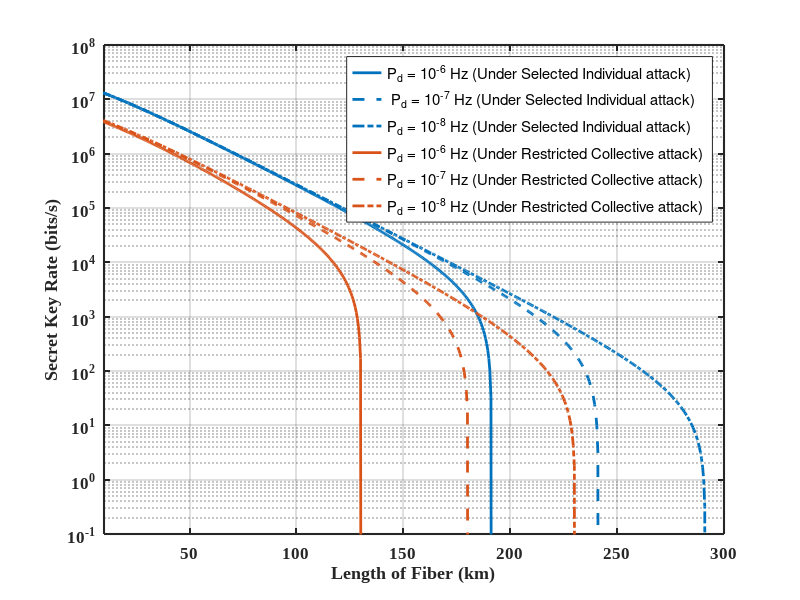

MATLAB code to generate this figure:
clc; clear;
% parameters
mu = 0.5; % Mean Number of Photons/Pulse
alpha = 0.2; % Attenuation in fiber in dB/Km
delta_f = 1e3; % Linewidth in Hz
d_t = 1e-9; % 1/Bit rate
R_b = 1e9; % Bit Rate
L = 0:0.5:300; % Length of Fiber in Km
t_B = 0.5; % Transmittance of BS
loss_MZI = 1 * 10^(-0.2); % 2 dB loss in MZI
theta = 0; % Phase difference of two consecutive pulses
eta = 0.2; % Efficiency of Detector
t_d = 10e-9; % Dead Time in Detector
t_BSE = 0.8; % Transmittance of Eve's BS
f_decoy = 0.2; % Probability used to generate the decoy state
duty_cycle_TTL = 0.75; % Duty cycle of TTL pulses
f = 1.16;
% Different Dark Count Probability/Pulse 
P_d_values = [1e-6 1e-7 1e-8 ];
lines = {'-','--','-.'};
H2 = @(x) -(x .* log2(max(x,eps)) + (1-x) .* log2(max(1-x,eps)));
nPd = length(P_d_values);
nL = length(L);
R_ind_all = NaN(nPd,nL);
R_col_all = NaN(nPd,nL);
for k = 1:nPd
    P_d = P_d_values(k);
% Phase Noise at LASER
sigma = sqrt(2*pi*delta_f*d_t);
%Channel transmittance
eta_channel = 10.^(- alpha * L /10);
Photon_count_after_channel = mu * 10.^(- alpha * L /10) * R_b;
%% DATA LINE %%
% After Beam Splitter
Photon_count_after_BS = mu * 10.^(- alpha * L /10)* R_b * t_B;
% Photon Counts considering the SPD efficiency and dark count rate
Photon_count_after_D_d = Photon_count_after_BS .* eta + P_d .* R_b;
% Effective time difference between two consecutive pulses at data line
effective_time_difference_D_d = 1./(Photon_count_after_D_d) + t_d;
% Considering the Duty Cycle of TTL Pulses at D_d
effective_counts_D_d = ((1./effective_time_difference_D_d)).* duty_cycle_TTL;
% Error Counts at the D_d
E_C_D_d = ((P_d.*R_b.*exp(-mu.*eta_channel.*eta.*t_B))./(1 + t_d.*P_d.*R_b.*exp(-mu.*eta_channel.*eta.*t_B)))* duty_cycle_TTL;
% QBER
Q_data_0 = (E_C_D_d) ./(effective_counts_D_d);
Q_data = (E_C_D_d) ./(effective_counts_D_d).*100;
%% MONITORING LINE%%
% After Beam Splitter
Photon_count_after_BS = mu * 10.^(- alpha * L /10)* R_b * (1-t_B);
% Photon Counts after MZI
Photon_Count_MZI_Upper = loss_MZI * mu * 10.^(- alpha * L /10)*  R_b * (1-t_B) * ((1+ 1*exp(-(sigma.^2)./2) * cos(theta))/2);
Photon_Count_MZI_Lower = loss_MZI * mu * 10.^(- alpha * L /10)*  R_b * (1-t_B) * ((1- 1*exp(-(sigma.^2)./2) * cos(theta))/2);
% No. of Photons reach at the SPDs
Photon_Count_before_SPD_0 = Photon_Count_MZI_Upper;
Photon_Count_before_SPD_1 = Photon_Count_MZI_Lower;
% Photon Couts considering the SPD efficiency and dark count rate
Photon_Count_after_SPD_0 = Photon_Count_before_SPD_0 * eta + P_d .* R_b;
Photon_Count_after_SPD_1 = Photon_Count_before_SPD_1 * eta + P_d .* R_b;
% Effective time difference between two consecutive pulses
effective_time_difference_SPD_0 = 1./(Photon_Count_after_SPD_0) + t_d;
effective_time_difference_SPD_1 = 1./(Photon_Count_after_SPD_1) + t_d;
% Considering the Duty Cycle of TTL Pulses
effective_counts_SPD_0 = ((1./effective_time_difference_SPD_0))* duty_cycle_TTL;
effective_counts_SPD_1 = ((1./effective_time_difference_SPD_1))* duty_cycle_TTL;
% Considering the Probability factor
total_counts_D_M1 = ((1./effective_time_difference_SPD_0))* duty_cycle_TTL * (2.*f_decoy + (1-f_decoy).^2./2);
total_counts_D_M2 = ((1./effective_time_difference_SPD_1))* duty_cycle_TTL * (2.*f_decoy + (1-f_decoy).^2./2);
% Visibility
V = (total_counts_D_M1 - total_counts_D_M2)./(total_counts_D_M1 + total_counts_D_M2);
V = min(max(V,0),1);
% No of counts after Sifting
R_s = effective_counts_D_d * (1 - f_decoy);
% Eve's Information
I_Eve =  mu .* 10.^(- 0.2*1/10) .* (1 -  t_BSE) + (1 - V) .*(1 + exp(-mu .* eta_channel)) ./(2*exp(-mu .* eta_channel));
%Overlap
Delta = (2.*V - 1).*exp(-mu) - 2.*sqrt(1 - exp(-2.*mu)).*sqrt(V.*(1 - V));
Delta = min(max(Delta,-1),1);
%Holevo Information under restricted cillective attacks
zeta_COW = Q_data_0 + (1 - Q_data_0).*H2((1 + Delta)./2);
% Secret key rate under selected Individual attacks
R_ind = R_s .* (1 - f .* H2(Q_data_0) - I_Eve );
R_ind(R_ind<=0) = eps;
    R_ind_all(k,:) = R_ind;
% Secret key rate under restricted Collective attacks
R_col = R_s .* (1 - f .* H2(Q_data_0) - zeta_COW);
R_col(R_col<=0) = eps;
    R_col_all(k,:) = R_col; 
end
figure(1);
clf;
hold on;
h1 = semilogy(L,R_ind_all(1,:),'LineStyle','-','Color',[0 0.4470 0.7410],  'LineWidth',2);
h2 = semilogy(L,R_ind_all(2,:), 'LineStyle','--','Color',[0 0.4470 0.7410],'LineWidth',2);
h3 = semilogy(L,R_ind_all(3,:),'LineStyle','-.','Color',[0 0.4470 0.7410],  'LineWidth',2);

h4 = semilogy(L,R_col_all(1,:),'LineStyle','-','Color',[0.8500 0.3250 0.0980], 'LineWidth',2);
h5 = semilogy(L,R_col_all(2,:), 'LineStyle','--','Color',[0.8500 0.3250 0.0980], 'LineWidth',2);
h6 = semilogy(L,R_col_all(3,:),'LineStyle','-.','Color',[0.8500 0.3250 0.0980], 'LineWidth',2);
xlabel('Length of Fiber (km)', 'FontName','Times New Roman', 'FontSize',16,'FontWeight','bold');
ylabel('Secret Key Rate (bits/s)', 'FontName','Times New Roman', 'FontSize',16,'FontWeight','bold');
legend([h1 h2 h3 h4 h5 h6], {'P_d = 10^{-6} Hz (Under Selected Individual attack)', ' P_d = 10^{-7} Hz (Under Selected Individual attack)', 'P_d = 10^{-8} Hz (Under Selected Individual attack)', 'P_d = 10^{-6} Hz (Under Restricted Collective attack)', 'P_d = 10^{-7} Hz (Under Restricted Collective attack)',  'P_d = 10^{-8} Hz (Under Restricted Collective attack)'}, 'Location','northeast','FontSize',9);
grid on;
box on;
ax = gca;
set(ax,'YScale','log');
set(ax,'XScale','linear');
xlim([10 300]);
ylim([1e-1 1e8]);
set(gca,'FontName','Times New Roman', 'FontSize',12, 'LineWidth',1.5, 'FontWeight','bold');
hold off;
